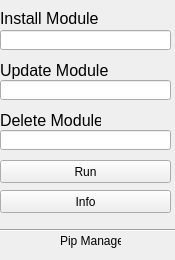
<?xml version="1.0" encoding="UTF-8"?>
<ui version="4.0">
 <class>MainWindow</class>
 <widget class="QMainWindow" name="MainWindow">
  <property name="geometry">
   <rect>
    <x>0</x>
    <y>0</y>
    <width>175</width>
    <height>260</height>
   </rect>
  </property>
  <property name="minimumSize">
   <size>
    <width>175</width>
    <height>260</height>
   </size>
  </property>
  <property name="maximumSize">
   <size>
    <width>175</width>
    <height>260</height>
   </size>
  </property>
  <property name="contextMenuPolicy">
   <enum>Qt::NoContextMenu</enum>
  </property>
  <property name="windowTitle">
   <string>Pip Manager</string>
  </property>
  <property name="windowIcon">
   <iconset>
    <normaloff>icon.png</normaloff>icon.png</iconset>
  </property>
  <widget class="QWidget" name="centralwidget">
   <widget class="QLabel" name="Install">
    <property name="geometry">
     <rect>
      <x>0</x>
      <y>10</y>
      <width>111</width>
      <height>16</height>
     </rect>
    </property>
    <property name="font">
     <font>
      <pointsize>12</pointsize>
     </font>
    </property>
    <property name="text">
     <string>Install Module</string>
    </property>
   </widget>
   <widget class="QLineEdit" name="InstallLine">
    <property name="geometry">
     <rect>
      <x>0</x>
      <y>30</y>
      <width>171</width>
      <height>20</height>
     </rect>
    </property>
   </widget>
   <widget class="QLabel" name="Update">
    <property name="geometry">
     <rect>
      <x>0</x>
      <y>60</y>
      <width>111</width>
      <height>21</height>
     </rect>
    </property>
    <property name="font">
     <font>
      <pointsize>12</pointsize>
     </font>
    </property>
    <property name="text">
     <string>Update Module</string>
    </property>
   </widget>
   <widget class="QLineEdit" name="UpdateLine">
    <property name="geometry">
     <rect>
      <x>0</x>
      <y>80</y>
      <width>171</width>
      <height>20</height>
     </rect>
    </property>
   </widget>
   <widget class="QLabel" name="Delete">
    <property name="geometry">
     <rect>
      <x>0</x>
      <y>110</y>
      <width>101</width>
      <height>21</height>
     </rect>
    </property>
    <property name="font">
     <font>
      <pointsize>12</pointsize>
     </font>
    </property>
    <property name="text">
     <string>Delete Module</string>
    </property>
   </widget>
   <widget class="QLineEdit" name="DeleteLine">
    <property name="geometry">
     <rect>
      <x>0</x>
      <y>130</y>
      <width>171</width>
      <height>20</height>
     </rect>
    </property>
   </widget>
   <widget class="QLabel" name="Name">
    <property name="geometry">
     <rect>
      <x>60</x>
      <y>230</y>
      <width>61</width>
      <height>21</height>
     </rect>
    </property>
    <property name="text">
     <string>Pip Manager</string>
    </property>
   </widget>
   <widget class="QPushButton" name="Run">
    <property name="geometry">
     <rect>
      <x>0</x>
      <y>160</y>
      <width>171</width>
      <height>23</height>
     </rect>
    </property>
    <property name="text">
     <string>Run</string>
    </property>
   </widget>
   <widget class="Line" name="line">
    <property name="geometry">
     <rect>
      <x>-10</x>
      <y>220</y>
      <width>191</width>
      <height>20</height>
     </rect>
    </property>
    <property name="orientation">
     <enum>Qt::Horizontal</enum>
    </property>
   </widget>
   <widget class="QPushButton" name="Info">
    <property name="geometry">
     <rect>
      <x>0</x>
      <y>190</y>
      <width>171</width>
      <height>23</height>
     </rect>
    </property>
    <property name="text">
     <string>Info</string>
    </property>
   </widget>
  </widget>
 </widget>
 <resources/>
 <connections/>
</ui>
